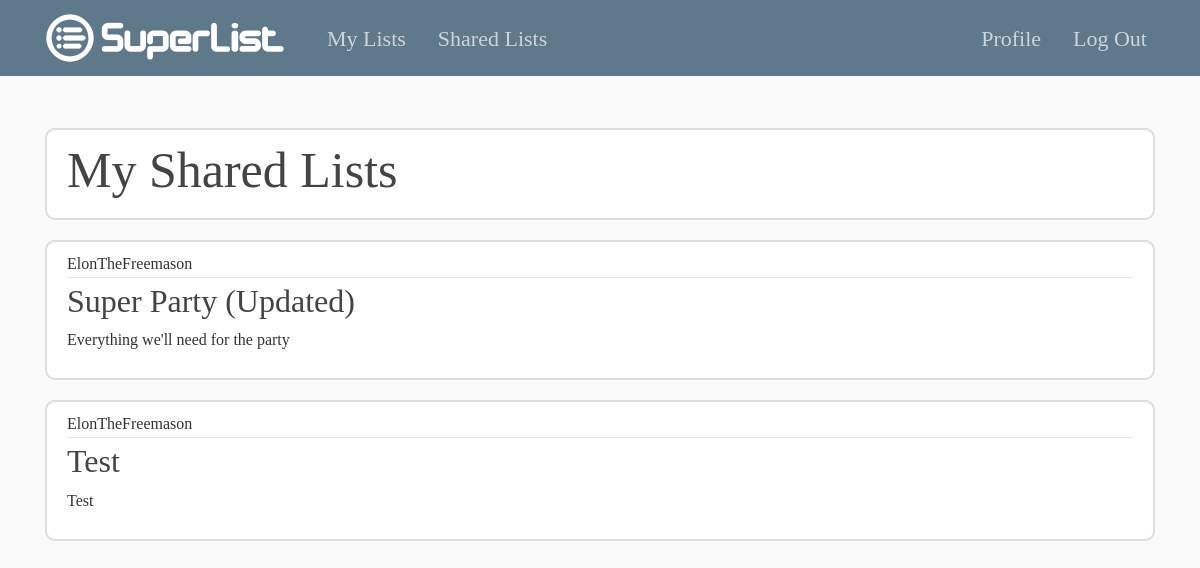
The page /shared/ (signed in) on the database its author committed.
### listApp/models.py (models this page shows, shortened)
class List(models.Model):
	title = models.CharField(max_length = 500)
	description = models.CharField(max_length = 5000, help_text = 'Add a short description of your list')
	viewers = ListCharField(base_field = CharField(max_length = 500), max_length = 5000, help_text = 'Enter the usernames of the users that will have access to your list (separated with semicolons)', blank=True)
	author = models.ForeignKey(User, on_delete = models.CASCADE)

### listApp/views.py (the view)
# urls.py: path('shared/', views.shared, name = "list-shared"),
@login_required
def shared(request):
    viewers = Viewer.objects.all()
    context = {
        "title": "Shared Lists",
        "lists": List.objects.all(),
        "viewers": viewers,
    }
    return render(request, "listApp/shared.html", context)

### listApp/templates/listApp/shared.html
{% extends "listApp/base.html" %}
{% block content %}
	<br />
	<article class="media content-section">
	  <h1 style="font-family: Designer Block; font-size: 50px"> My Shared Lists</h1>
	</article>
	{% for list in lists %}
		{% for viewer in viewers %}
			{% if user.username in viewer.viewer or user.email in viewer.viewer %}
				{% if list.author != user %}
					{% if list == viewer.theList %}
						<article class="media content-section">
						  <div class="media-body">
						    <div class="article-metadata">
						      <span class="mr-2">{{ list.author }}</span>
						    </div>
						    <h2><a class="article-title" href="{% url 'list-detail' list.id %}">{{ list.title }}</a></h2>
						    <p class="article-content">{{ list.description }}</p>
						  </div>
						</article>
					{% endif %}
				{% endif %}
			{% endif %}
		{% endfor %}
	{% endfor %}
{% endblock content %}

### listApp/static/listApp/main.css (style rules this page uses)
body { background: #fafafa; color: #333333; margin-top: 5rem; }
h1, h2, h3, h4, h5, h6 { color: #444444; }
.content-section { background: #ffffff; padding: 10px 20px; border: 2px solid #dddddd; border-radius: 10px; margin-bottom: 20px; }
.article-title { color: #444444; }
.article-content { white-space: pre-line; }
.article-metadata { padding-bottom: 1px; margin-bottom: 4px; border-bottom: 1px solid #e3e3e3 }

### rows shown on the page
List: author "ElonTheFreemason", title "Super Party (Updated)", description "Everything we'll need for the party"
List: author "ElonTheFreemason", title "Test", description "Test"
